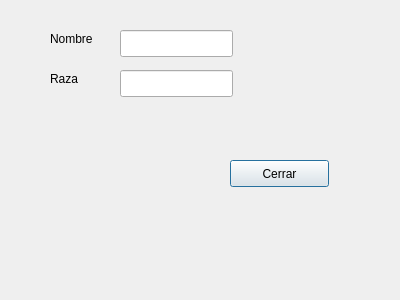
<?xml version="1.0" encoding="UTF-8"?>
<ui version="4.0">
 <class>Display</class>
 <widget class="QDialog" name="Display">
  <property name="geometry">
   <rect>
    <x>0</x>
    <y>0</y>
    <width>400</width>
    <height>300</height>
   </rect>
  </property>
  <property name="windowTitle">
   <string>Dialog</string>
  </property>
  <widget class="QLineEdit" name="txtNombre">
   <property name="geometry">
    <rect>
     <x>120</x>
     <y>30</y>
     <width>113</width>
     <height>27</height>
    </rect>
   </property>
  </widget>
  <widget class="QLabel" name="lblNombre">
   <property name="geometry">
    <rect>
     <x>50</x>
     <y>30</y>
     <width>67</width>
     <height>17</height>
    </rect>
   </property>
   <property name="text">
    <string>Nombre</string>
   </property>
  </widget>
  <widget class="QLabel" name="lblRaza">
   <property name="geometry">
    <rect>
     <x>50</x>
     <y>70</y>
     <width>67</width>
     <height>17</height>
    </rect>
   </property>
   <property name="text">
    <string>Raza</string>
   </property>
  </widget>
  <widget class="QLineEdit" name="txtRaza">
   <property name="geometry">
    <rect>
     <x>120</x>
     <y>70</y>
     <width>113</width>
     <height>27</height>
    </rect>
   </property>
  </widget>
  <widget class="QPushButton" name="btnCerrar">
   <property name="geometry">
    <rect>
     <x>230</x>
     <y>160</y>
     <width>99</width>
     <height>27</height>
    </rect>
   </property>
   <property name="text">
    <string>Cerrar</string>
   </property>
  </widget>
 </widget>
 <resources/>
 <connections/>
</ui>
